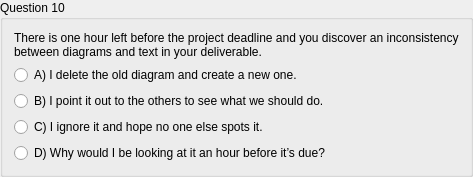
        <widget class="QGroupBox" name="groupBox_19">
         <property name="title">
          <string>Question 10</string>
         </property>
         <layout class="QGridLayout" name="gridLayout_21">
          <item row="2" column="0">
           <widget class="QRadioButton" name="radioButton_25">
            <property name="text">
             <string>B) I point it out to the others to see what we should do.</string>
            </property>
           </widget>
          </item>
          <item row="1" column="0">
           <widget class="QRadioButton" name="radioButton_24">
            <property name="text">
             <string>A) I delete the old diagram and create a new one.</string>
            </property>
           </widget>
          </item>
          <item row="0" column="0">
           <widget class="QLabel" name="label_20">
            <property name="text">
             <string>There is one hour left before the project deadline and you discover an inconsistency
between diagrams and text in your deliverable.</string>
            </property>
           </widget>
          </item>
          <item row="3" column="0">
           <widget class="QRadioButton" name="radioButton_26">
            <property name="text">
             <string>C) I ignore it and hope no one else spots it.</string>
            </property>
           </widget>
          </item>
          <item row="4" column="0">
           <widget class="QRadioButton" name="radioButton_27">
            <property name="text">
             <string>D) Why would I be looking at it an hour before it’s due?</string>
            </property>
           </widget>
          </item>
         </layout>
        </widget>
